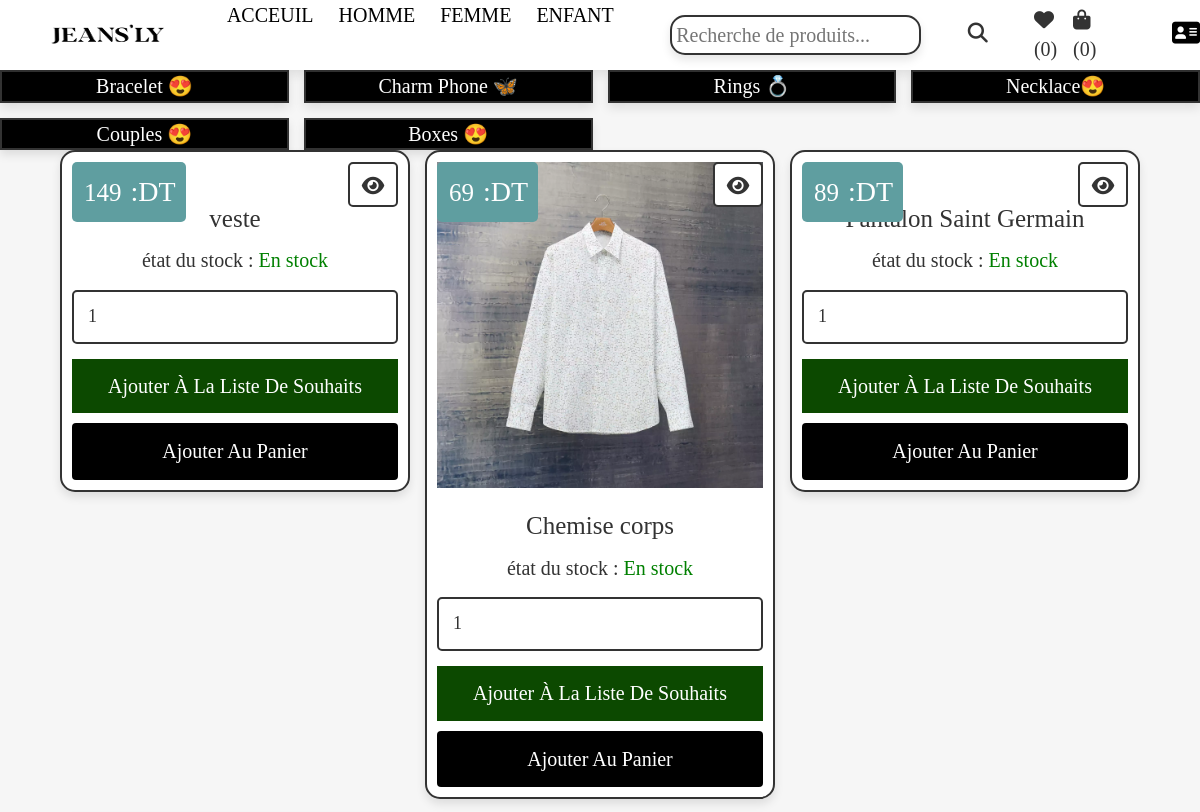
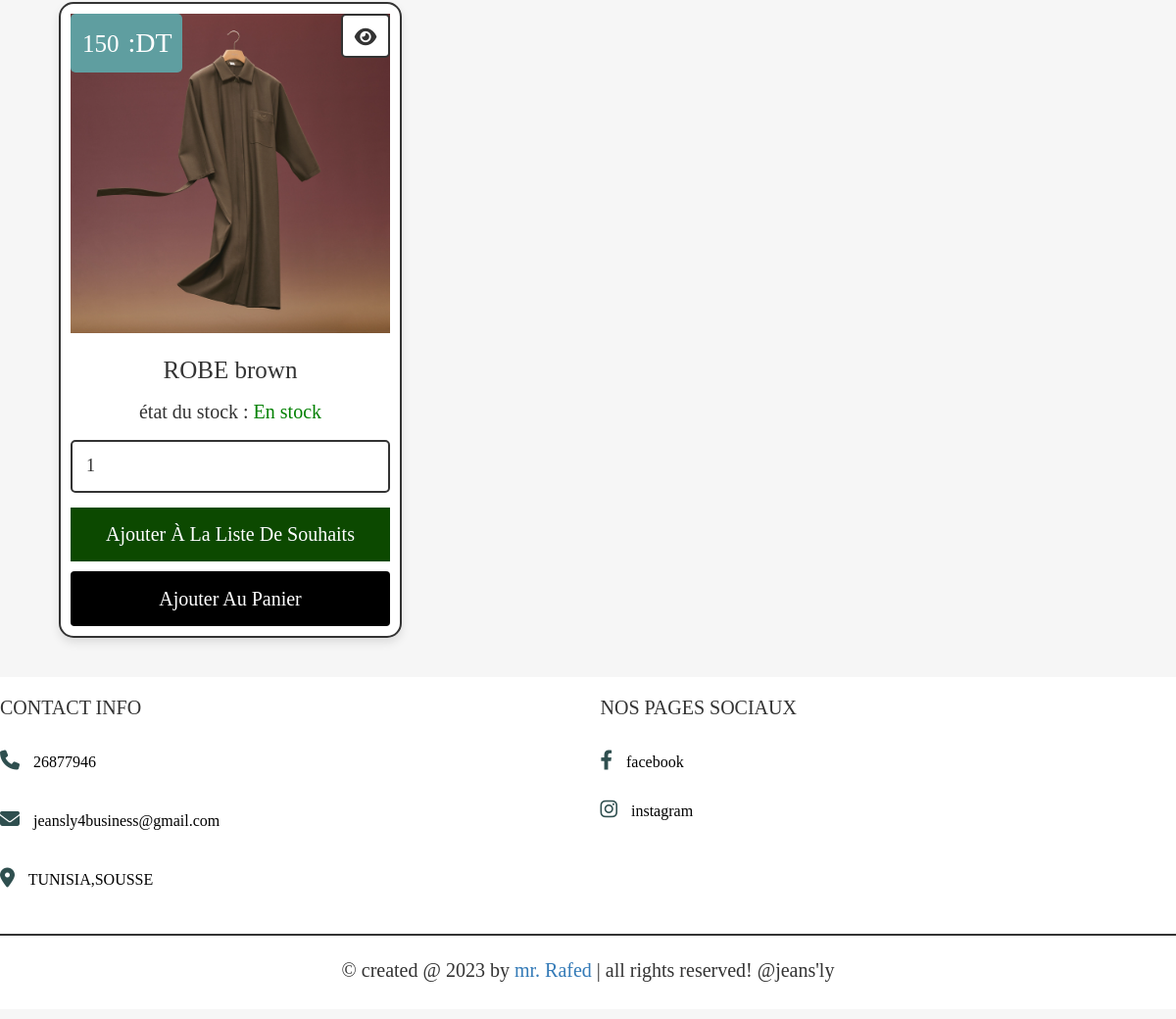
The page /shop.php on the database its author committed (2 pictures, top to bottom).
### tables this page shows
CREATE TABLE `products` (
  `id` int(100) NOT NULL,
  `name` varchar(100) NOT NULL,
  `category` varchar(20) NOT NULL,
  `hf` varchar(20) NOT NULL,
  `details` varchar(500) NOT NULL,
  `price` float NOT NULL,
  `image` varchar(100) NOT NULL,
  `image_02` varchar(100) NOT NULL,
  `image_03` varchar(100) NOT NULL,
  `stock` varchar(20) NOT NULL DEFAULT 'En stock'
);

### shop.php (the view, shortened to what this page needs)
<?php
@include 'config.php';
?>
<!DOCTYPE html>
<html lang="en">
<head>
   <link rel="stylesheet" href="http://maxcdn.bootstrapcdn.com/bootstrap/3.3.6/css/bootstrap.min.css">
   <link rel="stylesheet" href="http://code.jquery.com/ui/1.12.1/themes/base/jquery-ui.css">
</head>
   <link rel="stylesheet" href="https://cdnjs.cloudflare.com/ajax/libs/font-awesome/6.1.1/css/all.min.css">
   <link rel="stylesheet" href="css/style.css">
</head>
<body>
<?php include 'header.php'; ?>
<section class="p-category">
   <a href="category.php?category=Bracelet">Bracelet 😍</a>
   <a href="category.php?category=charm_phone">charm phone 🦋</a>
   <a href="category.php?category=rings">rings 💍</a>
   <a href="category.php?category=necklace">Necklace😍</a>
   <a href="category.php?category=couples">Couples 😍</a>
   <a href="category.php?category=boxes">Boxes 😍</a>
</section>
<section class="products">
   <div class="box-container">
 <?php
      $select_products = $conn->prepare("SELECT * FROM `products`");
      $select_products->execute();
      if($select_products->rowCount() > 0){
         while($fetch_products = $select_products->fetch(PDO::FETCH_ASSOC)){
   ?>
   <form action="" class="box" method="POST">
      <div class="price"> <span><?= $fetch_products['price']; ?></span> :DT</div>
      <a href="view_page.php?pid=<?= $fetch_products['id']; ?>" class="fas fa-eye"></a>
      <img src="uploaded_img/<?= $fetch_products['image']; ?>" alt="">
      <div class="name"><?= $fetch_products['name']; ?></div>
	  <div class="stock">
	  <p> état du stock : <span style="color:<?php if($fetch_products['stock'] == 'En stock'){ echo 'green'; }elseif($fetch_products['stock'] == 'proche'){ echo 'orange'; }  else{ echo 'red'; }; ?>"><?= $fetch_products['stock']; ?></span> </p>
	  </div>
      <input type="number" min="1" value="1" name="p_qty" class="qty">
      <input type="submit" value="ajouter à la liste de souhaits" class="option-btn" name="add_to_wishlist">
      <input type="submit" value="Ajouter au panier" class="btn" name="add_to_cart">
   </form>
   <?php
      }
   }else{
      echo '<p class="empty">pas encore de produits ajoutés!</p>';
   }
   ?>
   </div>
</section>
<?php include 'footer.php'; ?>
</body>
</html>

### header.php (shortened to what this page needs)
<header class="header">
   <div class="flex">
   <div class="flex">
      <a href="index.php">
      <img src="images/loga.png" alt="Girl in a jacket" width="125" height="50">
      </a>
	  </div>
      <nav class="navbar">
         <a href="index.php">ACCEUIL</a>
         <a href="homme.php?hf=homme">HOMME</a>
		 <a href="femme.php?hf=femme">FEMME</a>
         <a href="ENFANT.php?hf=ENFANT">ENFANT</a>
      </nav>
		<section class="search-form">
	<form action="search_page.php" method="POST" class="example">
      <input type="text" class="box" name="search_box" placeholder="Recherche de produits...">
	  <button type="submit" name="search_btn" ><i class="fa fa-search"></i></button>
               <?php
            $count_cart_items = $conn->prepare("SELECT * FROM `cart` WHERE user_id = ?");
            $count_cart_items->execute([$user_id]);
            $count_wishlist_items = $conn->prepare("SELECT * FROM `wishlist` WHERE user_id = ?");
            $count_wishlist_items->execute([$user_id]);
         ?>
         <a href="wishlist.php"><i class="fa-solid fa-heart"></i><span>(<?= $count_wishlist_items->rowCount(); ?>)</span></a>
         <a href="cart.php"><i class="fa-solid fa-bag-shopping"></i><span>(<?= $count_cart_items->rowCount(); ?>)</span></a>
   </form>
</section>
      <div class="icons">
         <div id="user-btn" class="fa-solid fa-address-card"></div>
      </div>
   </div>
</header>

### footer.php
<br><br><footer class="footer">
   <section class="box-container">
      <div class="box">
         <h3>contact info</h3>
         <p> <i class="fas fa-phone"></i> 26877946</p>
         <p> <i class="fas fa-envelope"></i> jeansly4business@gmail.com </p>
         <p> <i class="fas fa-map-marker-alt"></i> TUNISIA,SOUSSE </p>
      </div>
      <div class="box">
         <h3>Nos pages sociaux</h3>
         <a href="https://www.facebook.com/sarra.sg.50"> <i class="fab fa-facebook-f"></i> facebook </a>
         <a href="https://www.instagram.com/jeansly.tn/"> <i class="fab fa-instagram"></i> instagram </a>
      </div>
   </section>
   <p class="credit"> &copy; created @ <?= date('Y'); ?> by <a href="https://www.instagram.com/rafed_tb/">mr. Rafed</a> | all rights reserved! @jeans'ly </p>
</footer>

### css/style.css (style rules this page uses)
form.example button { float: left; width: 30%; padding: 10px; background: transparent; color: white; font-size: 17px; cursor: pointer; }
form.example::after { content: ""; clear: both; display: table; }
.stock { font-size: 2rem; justify-content: center; align-items: flex-start; color:5F9EA0; }
.products .box-container { display: grid; grid-template-columns: repeat(auto-fit, 35rem); gap:1.5rem; justify-content: center; align-items: flex-start; }
.products .box-container .box { padding:1rem; text-align: center; border:var(--border); background-color: var(--white); box-shadow: var(--box-shadow); border-radius: 1.5rem; position: relative; }
.products .box-container .box .price { position: absolute; top:1rem; left:1rem; padding:1rem; border-radius: .5rem; background-color:#5F9EA0; font-size: 2.8rem; color:var(--white); }
.products .box-container .box .price span { font-size: 2.5rem; color:var(--white); margin:0 .2rem; }
.products .box-container .box .fa-eye { position: absolute; top:1rem; right:1rem; border-radius: .5rem; height: 4.5rem; line-height: 4.3rem; width: 5rem; border:var(--border); color:var(--black); font-size: 2rem; background-color: var(--white); }
.products .box-container .box img { width: 100%; margin-bottom: 1rem; }
.products .box-container .box .name { font-size: 2.5rem; color:var(--black); padding:1rem 0; }
.products .box-container .box .qty { margin:.5rem 0; border-radius: .5rem; padding:1.2rem 1.4rem; font-size: 1.8rem; color:var(--black); border:var(--border); width: 100%; }
.p-category { display: grid; grid-template-columns: repeat(auto-fit, minmax(27rem, 1fr)); gap:1.5rem; justify-content: center; align-items: flex-start; }
.p-category { padding-bottom: 0; }
.p-category a { text-align: center; border:var(--border); background-color: black; box-shadow: var(--box-shadow); font-size: 2rem; text-transform: capitalize; color:#ffffff; }
.search-form form { display: flex; gap:1.5rem; align-items: center; }
.search-form form .box { width: 100%; padding:0.4rem; border:var(--border); margin:1rem 0; background-color: var(--white); box-shadow: var(--box-shadow); font-size: 2rem; color:var(--black); border-radius: 1.5rem; }

### css/components.css (style rules this page uses)
:root { --green:#2F4F4F; --orange:#f39c12; --red:#e74c3c; --black:#333; --light-color:black; --white:white; --light-bg:#f6f6f6; --border:.2rem solid var(--black); --box-shadow:0 .5rem 1rem rgba(0,0,0,.1); }
* { font-family: Georgia, serif; margin:0; padding:0; box-sizing: border-box; outline: none; border:none; text-decoration: none; color:var(--black); font-size: 2rem; }
body { background-color: var(--light-bg); }
html { font-size: 62.5%; overflow-x: hidden; scroll-behavior: smooth; scroll-padding-top: 6.5rem; }
section { padding:0rem 0rem; max-width: 1200px; margin:0 auto; }
.btn, .delete-btn, .option-btn { display: block; width: 100%; margin-top: 1rem; color:var(--white); font-size: 2rem; padding:1.3rem 3rem; text-transform: capitalize; cursor: pointer; text-align: center; }
.btn { background-color: black; }
.option-btn { background-color: #0c4900; }
.header { background: var(--white); position: sticky; top:0; left:0; right:0; z-index: 1000; box-shadow: var(--box-shadow); }
.header .flex { display: flex; align-items: center; justify-content: space-between; padding:0rem; margin: 0 auto; max-width: 1200px; position: relative; }
.header .flex .navbar a { margin:0 1rem; font-size: 2rem; color:var(--light-color); }
.header .flex .icons > * { font-size: 2.5rem; color:black; cursor: pointer; margin-left: 1.5rem; }
.footer { background-color: var(--white); }
.footer .box-container { display: grid; grid-template-columns: repeat(auto-fit, minmax(27rem, 1fr)); gap:2.5rem; align-items: flex-start; }
.footer .box-container .box h3 { text-transform: uppercase; color:var(--black); margin-bottom: 2rem; font-size: 2rem; }
.footer .box-container .box a, .footer .box-container .box p { display: block; padding:1.3rem 0; font-size: 1.6rem; color:var(--light-color); }
.footer .box-container .box a i, .footer .box-container .box p i { color:var(--green); padding-right: 1rem; }
.footer .credit { margin-top: 2rem; padding: 2rem 1.5rem; padding-bottom: 2.5rem; line-height: 1.5; border-top: var(--border); text-align: center; font-size: 2rem; color:var(--black); }

### rows shown on the page
products: price "149", name "veste", stock "En stock"
products: price "69", image (picture), name "Chemise corps", stock "En stock"
products: price "89", name "Pantalon Saint Germain", stock "En stock"
products: price "150", image (picture), name "ROBE brown", stock "En stock"

### other values the page prints
$count_wishlist_items->rowCount() "0"
$count_cart_items->rowCount() "0"
